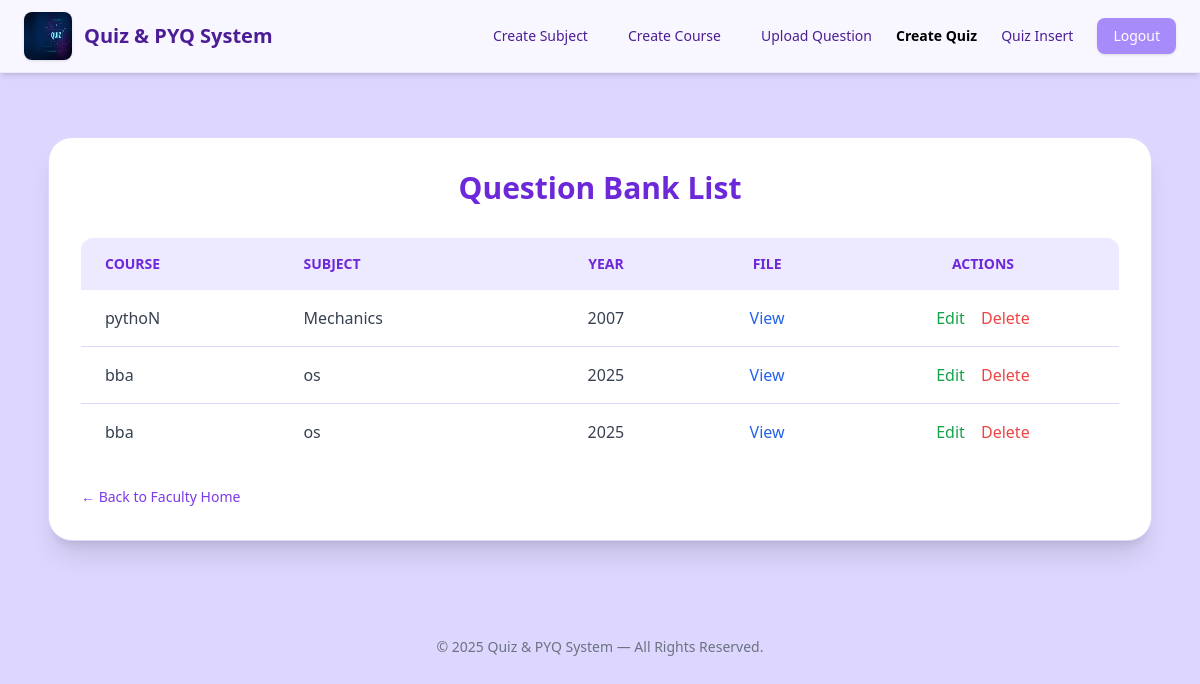
/question/list/, run on an earlier commit of the app's database.
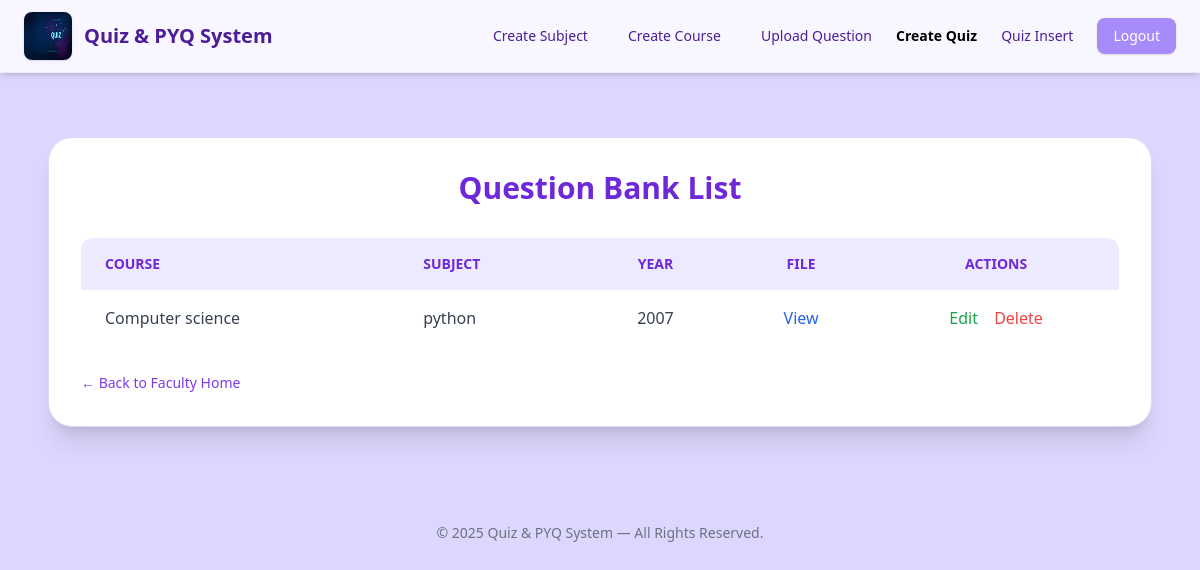
And on a later commit of the database.
### Common/models.py (models this page shows, shortened)
class QuestionBank(models.Model):
    course_name = models.ForeignKey(
        Course,
        on_delete=models.PROTECT,
        related_name="QUESTION_BANK"
    )
    file= models.FileField(upload_to="qndisplay/")
    year = models.IntegerField()
    subject = models.ForeignKey(
        Subject,
        on_delete=models.PROTECT,
        related_name = "QUESTION_BANK"
    )

class Course(models.Model):
    department = models.ForeignKey(
        Department,
        on_delete=models.CASCADE,
        related_name="COURSES"
    )
    course_name = models.CharField(max_length=30, unique=True)
    def __str__(self):
        return self.course_name

class Subject(models.Model):
    course = models.ForeignKey(
        Course,
        on_delete=models.CASCADE,
        related_name="SUBJECTS"
    )
    subject_name = models.CharField(max_length=50)
    class Meta:
        constraints = [
            models.UniqueConstraint(
                fields=['course', 'subject_name'],
                name='unique_subject_per_course'
            )
        ]
    def __str__(self):
        return self.subject_name

### Faculty/views.py (the view)
# urls.py: path('question/list/', views.questionbank_list, name='questionbank_list'),
def questionbank_list(request):
    questions = QuestionBank.objects.all()
    return render(request, 'faculty/questionbank_list.html', {'questions': questions})

### Faculty/Templates/faculty/questionbank_list.html (shortened to what this page needs)
{% load static %}
<!DOCTYPE html>
<html lang="en">
<head>
    <script src="https://cdn.tailwindcss.com"></script>
</head>
<body class="min-h-screen bg-violet-200">
{% include 'fheader.html' %}
<div class="max-w-6xl mx-auto mt-16 px-6">
    <div class="bg-white rounded-3xl shadow-xl p-8 border border-violet-200">
        <h2 class="text-3xl font-bold text-center text-violet-700 mb-8">
            Question Bank List
        </h2>
        <div class="overflow-x-auto">
            <table class="w-full border-collapse rounded-xl overflow-hidden">
                <thead>
                    <tr class="bg-violet-100 text-violet-700 text-sm uppercase">
                        <th class="px-6 py-4 text-left">Course</th>
                        <th class="px-6 py-4 text-left">Subject</th>
                        <th class="px-6 py-4 text-center">Year</th>
                        <th class="px-6 py-4 text-center">File</th>
                        <th class="px-6 py-4 text-center">Actions</th>
                    </tr>
                </thead>
                <tbody class="divide-y divide-violet-200 text-gray-700">
                {% if questions %}
                    {% for q in questions %}
                    <tr class="hover:bg-violet-50 transition">
                        <td class="px-6 py-4">{{ q.course_name }}</td>
                        <td class="px-6 py-4">{{ q.subject }}</td>
                        <td class="px-6 py-4 text-center">{{ q.year }}</td>
                        <td class="px-6 py-4 text-center">
                            <a href="{{ q.file.url }}"
                               target="_blank"
                               class="text-blue-600 hover:underline font-medium">
                                View
                            </a>
                        </td>
                        <td class="px-6 py-4 text-center space-x-3">
                            <a href="{% url 'question_edit' q.id %}"
                               class="text-green-600 hover:underline font-medium">
                                Edit
                            <a href="{% url 'question_delete' q.id %}"
                               class="text-red-500 hover:underline font-medium">
                                Delete
                            </a>
                        </td>
                    </tr>
                    {% endfor %}
                {% else %}
                    <tr>
                        <td colspan="5" class="py-10 text-center text-gray-500">
                            No questions uploaded yet.
                        </td>
                    </tr>
                {% endif %}
                </tbody>
            </table>
        </div>
         <div class="mt-6 text-left">
                <a href="{% url 'faculty_home' %}"
                   class="text-violet-600 hover:underline text-sm font-medium">
                    ← Back to Faculty Home
                </a>
            </div>
    </div>
</div>
<footer class="mt-20 py-4 text-center text-sm text-gray-500">
    © 2025 Quiz & PYQ System — All Rights Reserved.
</footer>
</body>
</html>

What changed in the data, as far as the page shows it:
removed QuestionBank: course_name "bba", subject "os", year "2025"
removed QuestionBank: course_name "bba", subject "os", year "2025"
changed QuestionBank: course_name "pythoN" → "Computer science"; subject "Mechanics" → "python"
